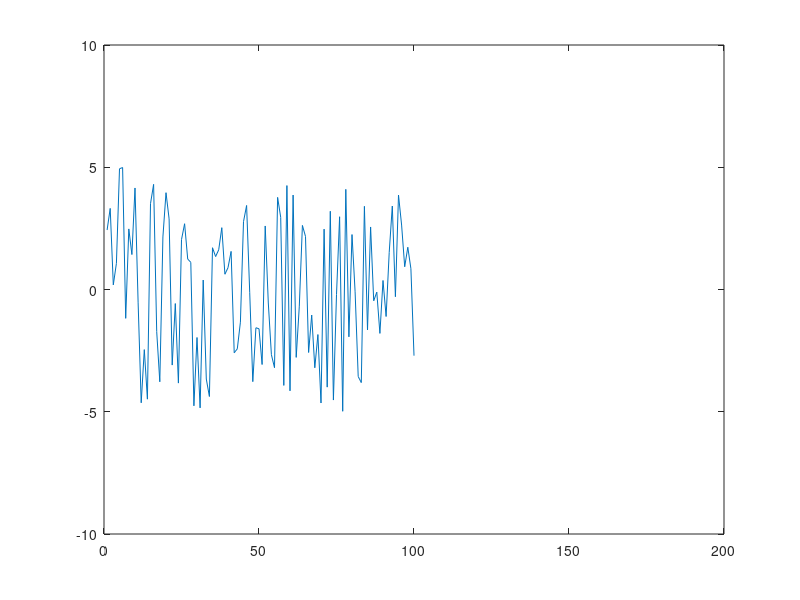

Recreate this plot in MATLAB.
X=1:100;
Y=rand(1,100)*10-5;
plot(X,Y);xlim([0 200]); ylim([-10 10]);    %Plot the x-axis range from 0 to 200 and the y-axis range from -10 to 10 